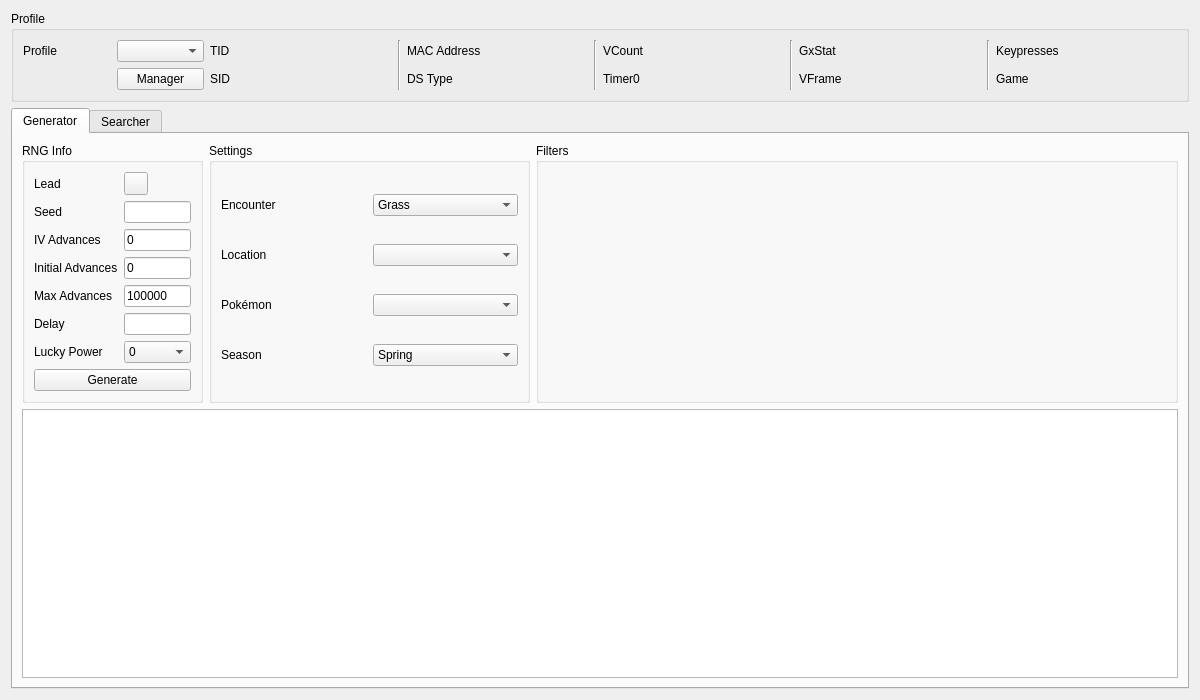
<?xml version="1.0" encoding="UTF-8"?>
<ui version="4.0">
 <class>Wild5</class>
 <widget class="QWidget" name="Wild5">
  <property name="geometry">
   <rect>
    <x>0</x>
    <y>0</y>
    <width>1200</width>
    <height>700</height>
   </rect>
  </property>
  <property name="windowTitle">
   <string>Gen 5 Wild</string>
  </property>
  <layout class="QGridLayout" name="gridLayout_8">
   <item row="0" column="0">
    <widget class="QGroupBox" name="groupBoxProfile">
     <property name="title">
      <string>Profile</string>
     </property>
     <layout class="QGridLayout" name="gridLayout_5">
      <item row="0" column="0">
       <widget class="QLabel" name="labelProfile">
        <property name="text">
         <string>Profile</string>
        </property>
       </widget>
      </item>
      <item row="0" column="1">
       <widget class="QComboBox" name="comboBoxProfiles"/>
      </item>
      <item row="1" column="1">
       <widget class="QPushButton" name="pushButtonProfileManager">
        <property name="text">
         <string>Manager</string>
        </property>
       </widget>
      </item>
      <item row="0" column="2">
       <widget class="QLabel" name="labelProfileTID">
        <property name="text">
         <string>TID</string>
        </property>
       </widget>
      </item>
      <item row="0" column="3">
       <widget class="QLabel" name="labelProfileTIDValue"/>
      </item>
      <item row="1" column="2">
       <widget class="QLabel" name="labelProfileSID">
        <property name="text">
         <string>SID</string>
        </property>
       </widget>
      </item>
      <item row="1" column="3">
       <widget class="QLabel" name="labelProfileSIDValue"/>
      </item>
      <item row="0" column="4" rowspan="2">
       <widget class="Line" name="line_4">
        <property name="orientation">
         <enum>Qt::Vertical</enum>
        </property>
       </widget>
      </item>
      <item row="0" column="5">
       <widget class="QLabel" name="labelProfileMACAddress">
        <property name="text">
         <string>MAC Address</string>
        </property>
       </widget>
      </item>
      <item row="0" column="6">
       <widget class="QLabel" name="labelProfileMACAddressValue"/>
      </item>
      <item row="1" column="5">
       <widget class="QLabel" name="labelProfileDSType">
        <property name="text">
         <string>DS Type</string>
        </property>
       </widget>
      </item>
      <item row="1" column="6">
       <widget class="QLabel" name="labelProfileDSTypeValue"/>
      </item>
      <item row="0" column="7" rowspan="2">
       <widget class="Line" name="line_3">
        <property name="orientation">
         <enum>Qt::Vertical</enum>
        </property>
       </widget>
      </item>
      <item row="0" column="8">
       <widget class="QLabel" name="labelProfileVCount">
        <property name="text">
         <string>VCount</string>
        </property>
       </widget>
      </item>
      <item row="0" column="9">
       <widget class="QLabel" name="labelProfileVCountValue"/>
      </item>
      <item row="1" column="8">
       <widget class="QLabel" name="labelProfileTimer0">
        <property name="text">
         <string>Timer0</string>
        </property>
       </widget>
      </item>
      <item row="1" column="9">
       <widget class="QLabel" name="labelProfileTimer0Value"/>
      </item>
      <item row="0" column="10" rowspan="2">
       <widget class="Line" name="line_2">
        <property name="orientation">
         <enum>Qt::Vertical</enum>
        </property>
       </widget>
      </item>
      <item row="0" column="11">
       <widget class="QLabel" name="labelProfileGxStat">
        <property name="text">
         <string>GxStat</string>
        </property>
       </widget>
      </item>
      <item row="0" column="12">
       <widget class="QLabel" name="labelProfileGxStatValue"/>
      </item>
      <item row="1" column="11">
       <widget class="QLabel" name="labelProfileVFrame">
        <property name="text">
         <string>VFrame</string>
        </property>
       </widget>
      </item>
      <item row="1" column="12">
       <widget class="QLabel" name="labelProfileVFrameValue"/>
      </item>
      <item row="0" column="13" rowspan="2">
       <widget class="Line" name="line">
        <property name="orientation">
         <enum>Qt::Vertical</enum>
        </property>
       </widget>
      </item>
      <item row="0" column="14">
       <widget class="QLabel" name="labelProfileKeypresses">
        <property name="text">
         <string>Keypresses</string>
        </property>
       </widget>
      </item>
      <item row="0" column="15">
       <widget class="QLabel" name="labelProfileKeypressesValue"/>
      </item>
      <item row="1" column="14">
       <widget class="QLabel" name="labelProfileGame">
        <property name="text">
         <string>Game</string>
        </property>
       </widget>
      </item>
      <item row="1" column="15">
       <widget class="QLabel" name="labelProfileGameValue"/>
      </item>
     </layout>
    </widget>
   </item>
   <item row="1" column="0">
    <widget class="QTabWidget" name="tabRNGSelector">
     <widget class="QWidget" name="tabGenerator">
      <attribute name="title">
       <string>Generator</string>
      </attribute>
      <layout class="QGridLayout" name="gridLayout_12">
       <item row="0" column="0">
        <widget class="QGroupBox" name="groupBoxGeneratorRNGInfo">
         <property name="sizePolicy">
          <sizepolicy hsizetype="Preferred" vsizetype="Preferred">
           <horstretch>1</horstretch>
           <verstretch>0</verstretch>
          </sizepolicy>
         </property>
         <property name="title">
          <string>RNG Info</string>
         </property>
         <layout class="QGridLayout" name="gridLayout_6">
          <item row="0" column="0">
           <widget class="QLabel" name="labelGeneratorLead">
            <property name="text">
             <string>Lead</string>
            </property>
           </widget>
          </item>
          <item row="0" column="1">
           <widget class="ComboMenu" name="comboMenuGeneratorLead"/>
          </item>
          <item row="1" column="0">
           <widget class="QLabel" name="labelGeneratorSeed">
            <property name="text">
             <string>Seed</string>
            </property>
           </widget>
          </item>
          <item row="1" column="1">
           <widget class="TextBox" name="textBoxGeneratorSeed"/>
          </item>
          <item row="2" column="0">
           <widget class="QLabel" name="labelGeneratorIVAdvances">
            <property name="text">
             <string>IV Advances</string>
            </property>
           </widget>
          </item>
          <item row="2" column="1">
           <widget class="TextBox" name="textBoxGeneratorIVAdvances">
            <property name="text">
             <string>0</string>
            </property>
           </widget>
          </item>
          <item row="3" column="0">
           <widget class="QLabel" name="labelGeneratorInitialAdvances">
            <property name="text">
             <string>Initial Advances</string>
            </property>
           </widget>
          </item>
          <item row="3" column="1">
           <widget class="TextBox" name="textBoxGeneratorInitialAdvances">
            <property name="text">
             <string notr="true">0</string>
            </property>
           </widget>
          </item>
          <item row="4" column="0">
           <widget class="QLabel" name="labelGeneratorMaxAdvances">
            <property name="text">
             <string>Max Advances</string>
            </property>
           </widget>
          </item>
          <item row="4" column="1">
           <widget class="TextBox" name="textBoxGeneratorMaxAdvances">
            <property name="text">
             <string notr="true">100000</string>
            </property>
           </widget>
          </item>
          <item row="5" column="0">
           <widget class="QLabel" name="labelGeneratorDelay">
            <property name="text">
             <string>Delay</string>
            </property>
           </widget>
          </item>
          <item row="5" column="1">
           <widget class="TextBox" name="textBoxGeneratorDelay"/>
          </item>
          <item row="6" column="0">
           <widget class="QLabel" name="labelGeneratorLuckyPower">
            <property name="text">
             <string>Lucky Power</string>
            </property>
           </widget>
          </item>
          <item row="6" column="1">
           <widget class="ComboBox" name="comboBoxGeneratorLuckyPower">
            <item>
             <property name="text">
              <string notr="true">0</string>
             </property>
            </item>
            <item>
             <property name="text">
              <string notr="true">1</string>
             </property>
            </item>
            <item>
             <property name="text">
              <string notr="true">2</string>
             </property>
            </item>
            <item>
             <property name="text">
              <string notr="true">3</string>
             </property>
            </item>
            <item>
             <property name="text">
              <string>S/MAX</string>
             </property>
            </item>
           </widget>
          </item>
          <item row="7" column="0" colspan="2">
           <widget class="QPushButton" name="pushButtonGenerate">
            <property name="text">
             <string>Generate</string>
            </property>
           </widget>
          </item>
         </layout>
        </widget>
       </item>
       <item row="0" column="1">
        <widget class="QGroupBox" name="groupBoxGeneratorSettings">
         <property name="sizePolicy">
          <sizepolicy hsizetype="Preferred" vsizetype="Preferred">
           <horstretch>2</horstretch>
           <verstretch>0</verstretch>
          </sizepolicy>
         </property>
         <property name="title">
          <string>Settings</string>
         </property>
         <layout class="QGridLayout" name="gridLayout_7">
          <item row="0" column="0">
           <widget class="QLabel" name="labelGeneratorEncounter">
            <property name="text">
             <string>Encounter</string>
            </property>
           </widget>
          </item>
          <item row="0" column="1">
           <widget class="ComboBox" name="comboBoxGeneratorEncounter">
            <item>
             <property name="text">
              <string>Grass</string>
             </property>
            </item>
            <item>
             <property name="text">
              <string>Double Grass</string>
             </property>
            </item>
            <item>
             <property name="text">
              <string>Special Grass</string>
             </property>
            </item>
            <item>
             <property name="text">
              <string>Surfing</string>
             </property>
            </item>
            <item>
             <property name="text">
              <string>Special Surfing</string>
             </property>
            </item>
            <item>
             <property name="text">
              <string>Fishing</string>
             </property>
            </item>
            <item>
             <property name="text">
              <string>Special Fishing</string>
             </property>
            </item>
           </widget>
          </item>
          <item row="1" column="0">
           <widget class="QLabel" name="labelGeneratorLocation">
            <property name="text">
             <string>Location</string>
            </property>
           </widget>
          </item>
          <item row="1" column="1">
           <widget class="ComboBox" name="comboBoxGeneratorLocation"/>
          </item>
          <item row="2" column="0">
           <widget class="QLabel" name="labelGeneratorPokemon">
            <property name="text">
             <string>Pokémon</string>
            </property>
           </widget>
          </item>
          <item row="2" column="1">
           <widget class="ComboBox" name="comboBoxGeneratorPokemon"/>
          </item>
          <item row="3" column="0">
           <widget class="QLabel" name="labelGeneratorSeason">
            <property name="text">
             <string>Season</string>
            </property>
           </widget>
          </item>
          <item row="3" column="1">
           <widget class="QComboBox" name="comboBoxGeneratorSeason">
            <item>
             <property name="text">
              <string>Spring</string>
             </property>
            </item>
            <item>
             <property name="text">
              <string>Summer</string>
             </property>
            </item>
            <item>
             <property name="text">
              <string>Autumn</string>
             </property>
            </item>
            <item>
             <property name="text">
              <string>Winter</string>
             </property>
            </item>
           </widget>
          </item>
         </layout>
        </widget>
       </item>
       <item row="0" column="2">
        <widget class="QGroupBox" name="groupBoxGeneratorFilters">
         <property name="sizePolicy">
          <sizepolicy hsizetype="Preferred" vsizetype="Preferred">
           <horstretch>4</horstretch>
           <verstretch>0</verstretch>
          </sizepolicy>
         </property>
         <property name="title">
          <string>Filters</string>
         </property>
         <layout class="QGridLayout" name="gridLayout">
          <item row="0" column="0" rowspan="2">
           <widget class="Filter" name="filterGenerator" native="true"/>
          </item>
         </layout>
        </widget>
       </item>
       <item row="1" column="0" colspan="3">
        <widget class="TableView" name="tableViewGenerator"/>
       </item>
      </layout>
     </widget>
     <widget class="QWidget" name="tabSearcher">
      <attribute name="title">
       <string>Searcher</string>
      </attribute>
      <layout class="QGridLayout" name="gridLayout_3">
       <item row="0" column="0">
        <widget class="QGroupBox" name="groupBoxSearcherRNGInfo">
         <property name="sizePolicy">
          <sizepolicy hsizetype="Preferred" vsizetype="Preferred">
           <horstretch>1</horstretch>
           <verstretch>0</verstretch>
          </sizepolicy>
         </property>
         <property name="title">
          <string>RNG Info</string>
         </property>
         <layout class="QGridLayout" name="gridLayout_2">
          <item row="0" column="0">
           <widget class="QLabel" name="labelSearcherLead">
            <property name="text">
             <string>Lead</string>
            </property>
           </widget>
          </item>
          <item row="0" column="1">
           <widget class="ComboMenu" name="comboMenuSearcherLead"/>
          </item>
          <item row="1" column="0">
           <widget class="QLabel" name="labelSearcherInitialIVAdvances">
            <property name="text">
             <string>Initial IV Advances</string>
            </property>
           </widget>
          </item>
          <item row="1" column="1">
           <widget class="TextBox" name="textBoxSearcherInitialIVAdvances">
            <property name="text">
             <string>0</string>
            </property>
           </widget>
          </item>
          <item row="2" column="0">
           <widget class="QLabel" name="labelSearcherMaxIVAdvances">
            <property name="text">
             <string>Max IV Advances</string>
            </property>
           </widget>
          </item>
          <item row="2" column="1">
           <widget class="TextBox" name="textBoxSearcherMaxIVAdvances">
            <property name="text">
             <string>0</string>
            </property>
           </widget>
          </item>
          <item row="3" column="0">
           <widget class="QLabel" name="labelSearcherInitialAdvances">
            <property name="text">
             <string>Initial Advances</string>
            </property>
           </widget>
          </item>
          <item row="3" column="1">
           <widget class="TextBox" name="textBoxSearcherInitialAdvances">
            <property name="text">
             <string>0</string>
            </property>
           </widget>
          </item>
          <item row="4" column="0">
           <widget class="QLabel" name="labelSearcherMaxAdvances">
            <property name="text">
             <string>Max Advances</string>
            </property>
           </widget>
          </item>
          <item row="4" column="1">
           <widget class="TextBox" name="textBoxSearcherMaxAdvances">
            <property name="text">
             <string notr="true">100</string>
            </property>
           </widget>
          </item>
          <item row="5" column="0">
           <widget class="QLabel" name="labelSearcherLuckyPower">
            <property name="text">
             <string>Lucky Power</string>
            </property>
           </widget>
          </item>
          <item row="5" column="1">
           <widget class="ComboBox" name="comboBoxSearcherLuckyPower">
            <item>
             <property name="text">
              <string notr="true">0</string>
             </property>
            </item>
            <item>
             <property name="text">
              <string notr="true">1</string>
             </property>
            </item>
            <item>
             <property name="text">
              <string notr="true">2</string>
             </property>
            </item>
            <item>
             <property name="text">
              <string notr="true">3</string>
             </property>
            </item>
            <item>
             <property name="text">
              <string>S/MAX</string>
             </property>
            </item>
           </widget>
          </item>
          <item row="6" column="0">
           <widget class="QLabel" name="labelSearcherStartDate">
            <property name="text">
             <string>Start Date</string>
            </property>
           </widget>
          </item>
          <item row="6" column="1">
           <widget class="DateEdit" name="dateEditSearcherStartDate"/>
          </item>
          <item row="7" column="0">
           <widget class="QLabel" name="labelSearcherEndDate">
            <property name="text">
             <string>End Date</string>
            </property>
           </widget>
          </item>
          <item row="7" column="1">
           <widget class="DateEdit" name="dateEditSearcherEndDate"/>
          </item>
          <item row="8" column="0" colspan="2">
           <layout class="QHBoxLayout" name="horizontalLayout">
            <item>
             <widget class="QPushButton" name="pushButtonSearch">
              <property name="text">
               <string>Search</string>
              </property>
             </widget>
            </item>
            <item>
             <widget class="QPushButton" name="pushButtonCancel">
              <property name="enabled">
               <bool>false</bool>
              </property>
              <property name="text">
               <string>Cancel</string>
              </property>
             </widget>
            </item>
           </layout>
          </item>
         </layout>
        </widget>
       </item>
       <item row="0" column="1">
        <widget class="QGroupBox" name="groupBoxSearcherSettings">
         <property name="sizePolicy">
          <sizepolicy hsizetype="Preferred" vsizetype="Preferred">
           <horstretch>2</horstretch>
           <verstretch>0</verstretch>
          </sizepolicy>
         </property>
         <property name="title">
          <string>Settings</string>
         </property>
         <layout class="QGridLayout" name="gridLayout_9">
          <item row="0" column="0">
           <widget class="QLabel" name="labelSearcherEncounter">
            <property name="text">
             <string>Encounter</string>
            </property>
           </widget>
          </item>
          <item row="0" column="1">
           <widget class="ComboBox" name="comboBoxSearcherEncounter">
            <item>
             <property name="text">
              <string>Grass</string>
             </property>
            </item>
            <item>
             <property name="text">
              <string>Double Grass</string>
             </property>
            </item>
            <item>
             <property name="text">
              <string>Special Grass</string>
             </property>
            </item>
            <item>
             <property name="text">
              <string>Surfing</string>
             </property>
            </item>
            <item>
             <property name="text">
              <string>Special Surfing</string>
             </property>
            </item>
            <item>
             <property name="text">
              <string>Fishing</string>
             </property>
            </item>
            <item>
             <property name="text">
              <string>Special Fishing</string>
             </property>
            </item>
           </widget>
          </item>
          <item row="1" column="0">
           <widget class="QLabel" name="labelSearcherLocation">
            <property name="text">
             <string>Location</string>
            </property>
           </widget>
          </item>
          <item row="1" column="1">
           <widget class="ComboBox" name="comboBoxSearcherLocation"/>
          </item>
          <item row="2" column="0">
           <widget class="QLabel" name="labelSearcherPokemon">
            <property name="text">
             <string>Pokémon</string>
            </property>
           </widget>
          </item>
          <item row="2" column="1">
           <widget class="ComboBox" name="comboBoxSearcherPokemon"/>
          </item>
          <item row="3" column="1">
           <widget class="QComboBox" name="comboBoxSearcherSeason">
            <item>
             <property name="text">
              <string>Spring</string>
             </property>
            </item>
            <item>
             <property name="text">
              <string>Summer</string>
             </property>
            </item>
            <item>
             <property name="text">
              <string>Autumn</string>
             </property>
            </item>
            <item>
             <property name="text">
              <string>Winter</string>
             </property>
            </item>
           </widget>
          </item>
          <item row="3" column="0">
           <widget class="QLabel" name="labelSearcherSeason">
            <property name="text">
             <string>Season</string>
            </property>
           </widget>
          </item>
          <item row="4" column="0" colspan="2">
           <widget class="QLabel" name="labelIVFastSearch">
            <property name="sizePolicy">
             <sizepolicy hsizetype="Preferred" vsizetype="Fixed">
              <horstretch>0</horstretch>
              <verstretch>0</verstretch>
             </sizepolicy>
            </property>
            <property name="text">
             <string/>
            </property>
           </widget>
          </item>
         </layout>
        </widget>
       </item>
       <item row="0" column="2">
        <widget class="QGroupBox" name="groupBoxSearcherFilters">
         <property name="sizePolicy">
          <sizepolicy hsizetype="Preferred" vsizetype="Preferred">
           <horstretch>4</horstretch>
           <verstretch>0</verstretch>
          </sizepolicy>
         </property>
         <property name="title">
          <string>Filters</string>
         </property>
         <layout class="QGridLayout" name="gridLayout_4">
          <item row="0" column="0" rowspan="2">
           <widget class="Filter" name="filterSearcher" native="true"/>
          </item>
         </layout>
        </widget>
       </item>
       <item row="1" column="0" colspan="3">
        <widget class="QProgressBar" name="progressBar"/>
       </item>
       <item row="2" column="0" colspan="3">
        <widget class="TableView" name="tableViewSearcher">
         <property name="sortingEnabled">
          <bool>true</bool>
         </property>
        </widget>
       </item>
      </layout>
     </widget>
    </widget>
   </item>
  </layout>
 </widget>
 <customwidgets>
  <customwidget>
   <class>TextBox</class>
   <extends>QLineEdit</extends>
   <header>Form/Controls/TextBox.hpp</header>
  </customwidget>
  <customwidget>
   <class>TableView</class>
   <extends>QTableView</extends>
   <header>Form/Controls/TableView.hpp</header>
  </customwidget>
  <customwidget>
   <class>Filter</class>
   <extends>QWidget</extends>
   <header>Form/Controls/Filter.hpp</header>
   <container>1</container>
  </customwidget>
  <customwidget>
   <class>DateEdit</class>
   <extends>QDateEdit</extends>
   <header>Form/Controls/DateEdit.hpp</header>
  </customwidget>
  <customwidget>
   <class>ComboBox</class>
   <extends>QComboBox</extends>
   <header>Form/Controls/ComboBox.hpp</header>
  </customwidget>
  <customwidget>
   <class>ComboMenu</class>
   <extends>QToolButton</extends>
   <header>Form/Controls/ComboMenu.hpp</header>
  </customwidget>
 </customwidgets>
 <tabstops>
  <tabstop>comboBoxProfiles</tabstop>
  <tabstop>pushButtonProfileManager</tabstop>
  <tabstop>tabRNGSelector</tabstop>
  <tabstop>comboMenuGeneratorLead</tabstop>
  <tabstop>textBoxGeneratorSeed</tabstop>
  <tabstop>textBoxGeneratorIVAdvances</tabstop>
  <tabstop>textBoxGeneratorInitialAdvances</tabstop>
  <tabstop>textBoxGeneratorMaxAdvances</tabstop>
  <tabstop>textBoxGeneratorDelay</tabstop>
  <tabstop>comboBoxGeneratorLuckyPower</tabstop>
  <tabstop>pushButtonGenerate</tabstop>
  <tabstop>comboBoxGeneratorEncounter</tabstop>
  <tabstop>comboBoxGeneratorLocation</tabstop>
  <tabstop>comboBoxGeneratorPokemon</tabstop>
  <tabstop>comboBoxGeneratorSeason</tabstop>
  <tabstop>tableViewGenerator</tabstop>
  <tabstop>comboMenuSearcherLead</tabstop>
  <tabstop>textBoxSearcherInitialIVAdvances</tabstop>
  <tabstop>textBoxSearcherMaxIVAdvances</tabstop>
  <tabstop>textBoxSearcherInitialAdvances</tabstop>
  <tabstop>textBoxSearcherMaxAdvances</tabstop>
  <tabstop>comboBoxSearcherLuckyPower</tabstop>
  <tabstop>dateEditSearcherStartDate</tabstop>
  <tabstop>dateEditSearcherEndDate</tabstop>
  <tabstop>pushButtonSearch</tabstop>
  <tabstop>pushButtonCancel</tabstop>
  <tabstop>comboBoxSearcherEncounter</tabstop>
  <tabstop>comboBoxSearcherLocation</tabstop>
  <tabstop>comboBoxSearcherPokemon</tabstop>
  <tabstop>comboBoxSearcherSeason</tabstop>
  <tabstop>tableViewSearcher</tabstop>
 </tabstops>
 <resources/>
 <connections/>
</ui>
